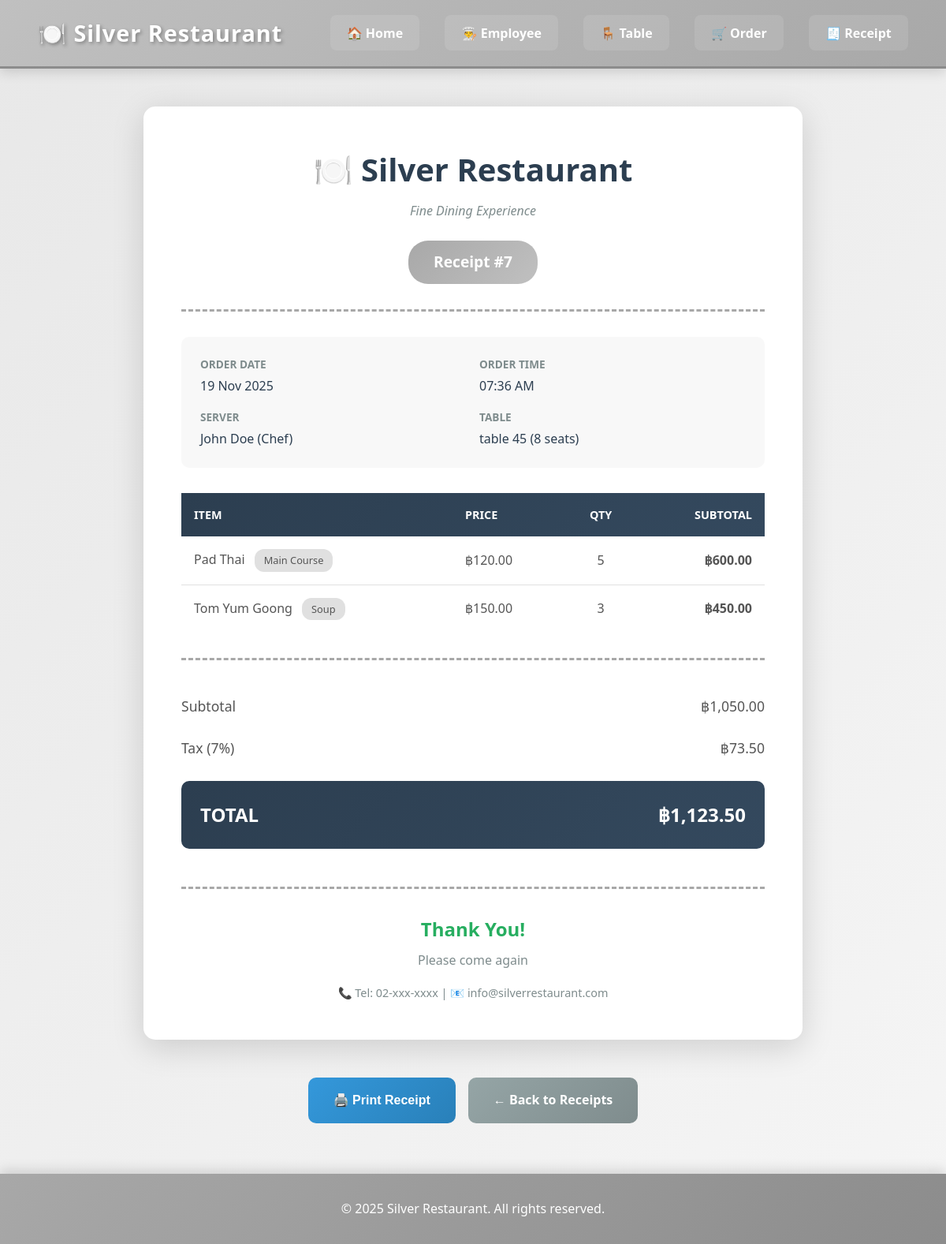
Page /ReceiptDetail.php?order_id=7 on the committed database.
### tables this page shows
CREATE TABLE orders (
    order_id INTEGER PRIMARY KEY AUTOINCREMENT,
    employee_id INTEGER NOT NULL,
    table_id INTEGER NOT NULL,
    order_time TEXT NOT NULL,
    order_date TEXT NOT NULL,
    total_amount REAL NOT NULL,
    FOREIGN KEY (employee_id) REFERENCES employee(employee_id),
    FOREIGN KEY (table_id) REFERENCES table_info(table_id)
);

CREATE TABLE employee (
    emp_id INTEGER PRIMARY KEY AUTOINCREMENT,
    empname TEXT NOT NULL,
    position TEXT NOT NULL);

CREATE TABLE table_info (
    table_id INTEGER PRIMARY KEY AUTOINCREMENT,
    table_number TEXT NOT NULL,
    capacity INTEGER NOT NULL,
    status TEXT NOT NULL
);

### ReceiptDetail.php (the view, shortened to what this page needs)
<?php
require('DBConnect.php');
$order_id = isset($_GET['order_id']) ? $_GET['order_id'] : null;
$query = "SELECT
    o.order_id,
    o.order_date,
    o.order_time,
    o.total_amount,
    e.empname,
    e.position,
    t.table_number,
    t.capacity
FROM orders o
INNER JOIN employee e ON o.employee_id = e.emp_id
INNER JOIN table_info t ON o.table_id = t.table_id
WHERE o.order_id = :order_id";
$stmt = $db->prepare($query);
$stmt->bindParam(':order_id', $order_id);
$stmt->execute();
$order = $stmt->fetch(PDO::FETCH_ASSOC);
$queryDetails = "SELECT
    m.menu_name,
    m.category,
    m.menu_price,
    od.quantity,
    (od.quantity * m.menu_price) AS subtotal
FROM order_detail od
INNER JOIN menu m ON od.menu_id = m.menu_id
WHERE od.order_id = :order_id";
$stmtDetails = $db->prepare($queryDetails);
$stmtDetails->bindParam(':order_id', $order_id);
$stmtDetails->execute();
$orderDetails = $stmtDetails->fetchAll(PDO::FETCH_ASSOC);
?>
<!DOCTYPE html>
<html lang="en">
<head>
    <link rel="stylesheet" href="ref.css">
</head>
<body>
    <nav class="navbar">
        <div class="nav-brand">
            <h1>🍽️ Silver Restaurant</h1>
        </div>
        <ul class="nav-menu">
            <li><a href="index.php">🏠 Home</a></li>
            <li><a href="employee.php">👨‍🍳 Employee</a></li>
            <li><a href="tableU.php">🪑 Table</a></li>
            <li><a href="OrderUi.php">🛒 Order</a></li>
            <li><a href="Receipt.php">🧾 Receipt</a></li>
        </ul>
    </nav>
    <div class="receipt-detail-container">
        <div class="receipt-paper">
            <div class="receipt-header">
                <h1 class="restaurant-name">🍽️ Silver Restaurant</h1>
                <p class="restaurant-tagline">Fine Dining Experience</p>
                <div class="receipt-number">Receipt #<?php echo $order['order_id']; ?></div>
            </div>
            <div class="receipt-info-grid">
                <div class="info-item">
                    <span class="info-label">Order Date</span>
                    <span class="info-value"><?php echo date('d M Y', strtotime($order['order_date'])); ?></span>
                </div>
                <div class="info-item">
                    <span class="info-label">Order Time</span>
                    <span class="info-value"><?php echo date('h:i A', strtotime($order['order_time'])); ?></span>
                </div>
                <div class="info-item">
                    <span class="info-label">Server</span>
                    <span class="info-value"><?php echo $order['empname']; ?> (<?php echo $order['position']; ?>)</span>
                </div>
                <div class="info-item">
                    <span class="info-label">Table</span>
                    <span class="info-value"><?php echo $order['table_number']; ?> (<?php echo $order['capacity']; ?> seats)</span>
                </div>
            </div>
            <table class="items-table">
                <thead>
                    <tr>
                        <th>Item</th>
                        <th>Price</th>
                        <th style="text-align: center;">Qty</th>
                        <th style="text-align: right;">Subtotal</th>
                    </tr>
                </thead>
                <tbody>
                    <?php foreach($orderDetails as $item): ?>
                    <tr>
                        <td>
                            <?php echo $item['menu_name']; ?>
                            <span class="category-badge"><?php echo $item['category']; ?></span>
                        </td>
                        <td>฿<?php echo number_format($item['menu_price'], 2); ?></td>
                        <td style="text-align: center;"><?php echo $item['quantity']; ?></td>
                        <td style="text-align: right; font-weight: 600;">฿<?php echo number_format($item['subtotal'], 2); ?></td>
                    </tr>
                    <?php endforeach; ?>
                </tbody>
            </table>
            <div class="total-section">
                <div class="total-row">
                    <span>Subtotal</span>
                    <span>฿<?php echo number_format($order['total_amount'], 2); ?></span>
                </div>
                <div class="total-row">
                    <span>Tax (7%)</span>
                    <span>฿<?php echo number_format($order['total_amount'] * 0.07, 2); ?></span>
                </div>
                <div class="total-final">
                    <span>TOTAL</span>
                    <span>฿<?php echo number_format($order['total_amount'] * 1.07, 2); ?></span>
                </div>
            </div>
            <div class="receipt-footer">
                <p class="thank-you">Thank You!</p>
                <p>Please come again</p>
                <p style="font-size: 0.9rem; margin-top: 1rem;">📞 Tel: 02-xxx-xxxx | 📧 info@silverrestaurant.com</p>
            </div>
        </div>
        <div class="action-buttons">
            <button onclick="window.print()" class="btn btn-print">🖨️ Print Receipt</button>
            <a href="Receipt.php" class="btn btn-back">← Back to Receipts</a>
        </div>
    </div>
    <footer class="footer">
        <p>&copy; 2025 Silver Restaurant. All rights reserved.</p>
    </footer>
</body>
</html>

### ref.css (style rules this page uses)
* { margin: 0; padding: 0; box-sizing: border-box; }
body { font-family: 'Segoe UI', Tahoma, Geneva, Verdana, sans-serif; background: linear-gradient(135deg, #e8e8e8 0%, #f5f5f5 100%); color: #2c3e50; line-height: 1.6; min-height: 100vh; }
.navbar { background: linear-gradient(135deg, #c0c0c0 0%, #a8a8a8 100%); box-shadow: 0 4px 15px rgba(0, 0, 0, 0.15); display: flex; justify-content: space-between; align-items: center; padding: 1.2rem 3rem; position: sticky; top: 0; z-index: 1000; border-bottom: 3px solid #8c8c8c; }
.nav-brand h1 { color: #fff; font-size: 1.8rem; font-weight: 700; text-shadow: 2px 2px 4px rgba(0, 0, 0, 0.3); letter-spacing: 1px; }
.nav-menu { display: flex; list-style-type: none; align-items: center; gap: 2rem; }
.nav-menu li a { text-decoration: none; color: #fff; font-weight: 600; font-size: 1rem; padding: 0.6rem 1.2rem; border-radius: 8px; transition: all 0.3s ease; background: rgba(255, 255, 255, 0.1); border: 2px solid transparent; }
.footer { background: linear-gradient(135deg, #a8a8a8 0%, #8c8c8c 100%); color: #fff; text-align: center; padding: 2rem; margin-top: 4rem; box-shadow: 0 -4px 15px rgba(0, 0, 0, 0.15); }
.footer p { font-size: 1rem; font-weight: 500; }

### ReceiptDetail.php (style rules this page uses)
.receipt-detail-container { max-width: 900px; margin: 3rem auto; padding: 0 2rem; }
.receipt-paper { background: white; padding: 3rem; border-radius: 15px; box-shadow: 0 10px 40px rgba(0, 0, 0, 0.15); position: relative; }
.receipt-header { text-align: center; border-bottom: 3px dashed #a8a8a8; padding-bottom: 2rem; margin-bottom: 2rem; }
.restaurant-name { font-size: 2.5rem; color: #2c3e50; margin: 0; font-weight: bold; }
.restaurant-tagline { color: #7f8c8d; font-style: italic; margin: 0.5rem 0; }
.receipt-number { background: linear-gradient(135deg, #a8a8a8 0%, #c0c0c0 100%); color: white; padding: 0.75rem 2rem; border-radius: 25px; display: inline-block; margin-top: 1rem; font-weight: bold; font-size: 1.2rem; }
.receipt-info-grid { display: grid; grid-template-columns: 1fr 1fr; gap: 1rem; margin-bottom: 2rem; padding: 1.5rem; background: #f8f8f8; border-radius: 10px; }
.info-item { display: flex; flex-direction: column; }
.info-label { font-size: 0.85rem; color: #7f8c8d; font-weight: 600; text-transform: uppercase; margin-bottom: 0.25rem; }
.info-value { font-size: 1rem; color: #2c3e50; font-weight: 500; }
.items-table { width: 100%; margin: 2rem 0; border-collapse: collapse; }
.items-table thead { background: linear-gradient(135deg, #2c3e50 0%, #34495e 100%); color: white; }
.items-table th { padding: 1rem; text-align: left; font-weight: 600; text-transform: uppercase; font-size: 0.9rem; }
.items-table td { padding: 1rem; border-bottom: 1px solid #e0e0e0; color: #555; }
.items-table tr:last-child td { border-bottom: none; }
.category-badge { background: #e0e0e0; color: #555; padding: 0.25rem 0.75rem; border-radius: 12px; font-size: 0.8rem; display: inline-block; margin-left: 0.5rem; }
.total-section { border-top: 3px dashed #a8a8a8; padding-top: 2rem; margin-top: 2rem; }
.total-row { display: flex; justify-content: space-between; padding: 0.75rem 0; font-size: 1.1rem; color: #555; }
.total-final { background: linear-gradient(135deg, #2c3e50 0%, #34495e 100%); color: white; padding: 1.5rem; border-radius: 10px; margin-top: 1rem; font-size: 1.5rem; font-weight: bold; display: flex; justify-content: space-between; }
.receipt-footer { text-align: center; margin-top: 3rem; padding-top: 2rem; border-top: 3px dashed #a8a8a8; color: #7f8c8d; }
.thank-you { font-size: 1.5rem; color: #27ae60; font-weight: bold; margin-bottom: 0.5rem; }
.action-buttons { margin-top: 3rem; display: flex; gap: 1rem; justify-content: center; }
.btn { padding: 1rem 2rem; border-radius: 10px; text-decoration: none; font-weight: 600; transition: all 0.3s ease; display: inline-block; border: none; cursor: pointer; font-size: 1rem; }
.btn-print { background: linear-gradient(135deg, #3498db 0%, #2980b9 100%); color: white; }
.btn-back { background: linear-gradient(135deg, #95a5a6 0%, #7f8c8d 100%); color: white; }

### rows in the picture
orders: order_id "7", order_date "19 Nov 2025", order_time "07:36 AM", employee.empname "John Doe", employee.position "Chef", table.table_number "table 45", table.capacity "8", total_amount "1,050.00", $order['total_amount']*0.07 "73.50", $order['total_amount']*1.07 "1,123.50"

### other values in the picture
$item['menu_name'] "Pad Thai"
$item['category'] "Main Course"
$item['menu_price'] "120.00"
$item['quantity'] "5"
$item['subtotal'] "600.00"
$item['menu_name'] "Tom Yum Goong"
$item['category'] "Soup"
$item['menu_price'] "150.00"
$item['quantity'] "3"
$item['subtotal'] "450.00"
